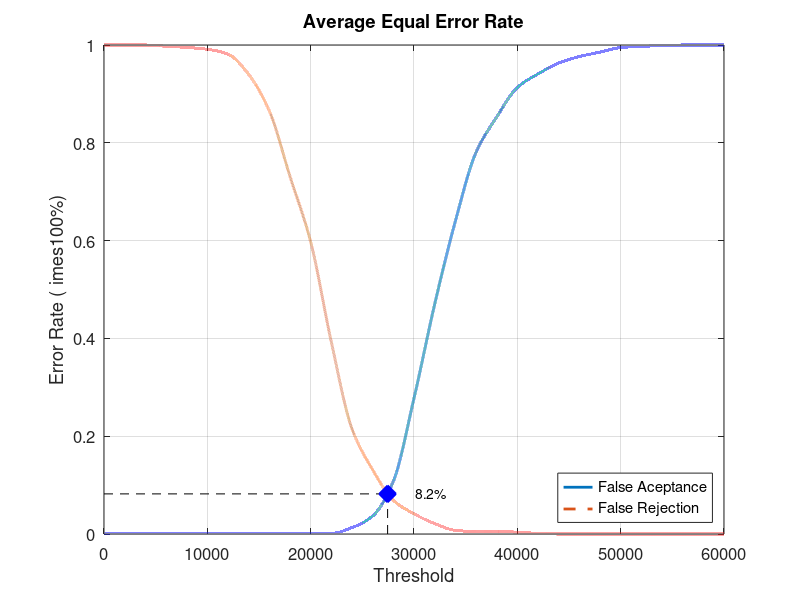
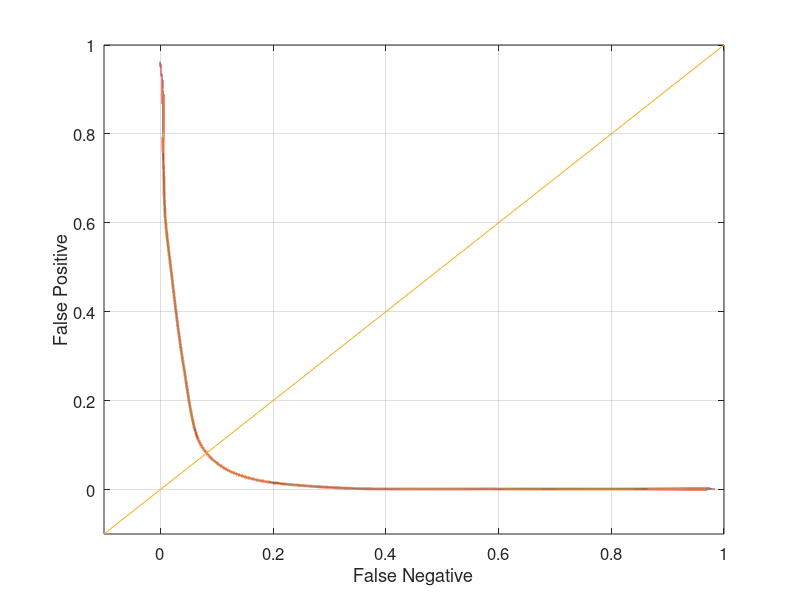

Reproduce these figures in MATLAB, in order.
close all;
clear;
clc;
x = 0:2000:60000;
xq = 0:0.5:60000;

y0 = [0 0.00131579 0.00131579 0.00131579 0.00131579 0.00131579 0.00131579 0.00131579 0.00131579 0.00131579 0.00131579 0.00131579 0.0131579 0.0368421 0.107895 0.277632 0.469737 0.639474 0.780263 0.852632 0.913158 0.94079 0.963158 0.976316 0.985526 0.994737 0.997368 0.998684 1 1 1]
yy0 = interp1(x, y0, xq, 'pchip');
y1 = [1 1 1 0.9975 0.995 0.99125 0.98125 0.94 0.865 0.73125 0.5975 0.3925 0.215 0.13125 0.06875 0.04125 0.02125 0.0075 0.005 0.005 0.00375 0.00125 0 0 0 0 0 0 0 0 0]
yy1 = interp1(x, y1, xq, 'pchip');

% Calculating EER: 
y2 = abs(y0 - y1);
find(y2 == min(y2))
yy2 = abs(yy0 - yy1);
xEER = find(yy2 == min(yy2));
xEERIndex = xq(xEER) % X-axis EER
yEER = yy0(xEER) % Y-axis EER

main = figure
plot(xq, yy0,'-','LineWidth', 2);	hold on
plot(xq, yy1,'--','LineWidth', 2);	hold on
plot([xEERIndex xEERIndex], [0 yEER], 'k--');	hold on
plot([0 xEERIndex], [yEER yEER], 'k--');	hold on
plot(xEERIndex, yEER, 'bx', 'LineWidth', 10);	hold on
text(xEERIndex + 10 * xEERIndex / 100, yEER, [num2str(round((10000 * yEER)) / 100) '%'])
legend('False Aceptance', 'False Rejection', 'Location', 'SouthEast')
xlabel('Threshold')
ylabel('Error Rate (	imes100%)')
title('Average Equal Error Rate')
set(gca, 'FontSize', 12)
axis([0 60000 0 1])
grid on

print(main, 'Experiment3AverageMain', '-dpng');
FNRxFPR = figure('Color', [1 1 1]);
plot(yy1, yy0, '-', yy1, yy0, 'LineWidth', 2);
hold on
y = -0.1:0.1:1
plot(y, y); 
set(gca, 'FontSize', 12)
xlabel('False Negative')
ylabel('False Positive')
axis([-0.1 1 -0.1 1])
set(gca, 'FontSize', 12)
grid on

print(FNRxFPR, 'Experiment3AverageFNRxFPR','-dpng');
